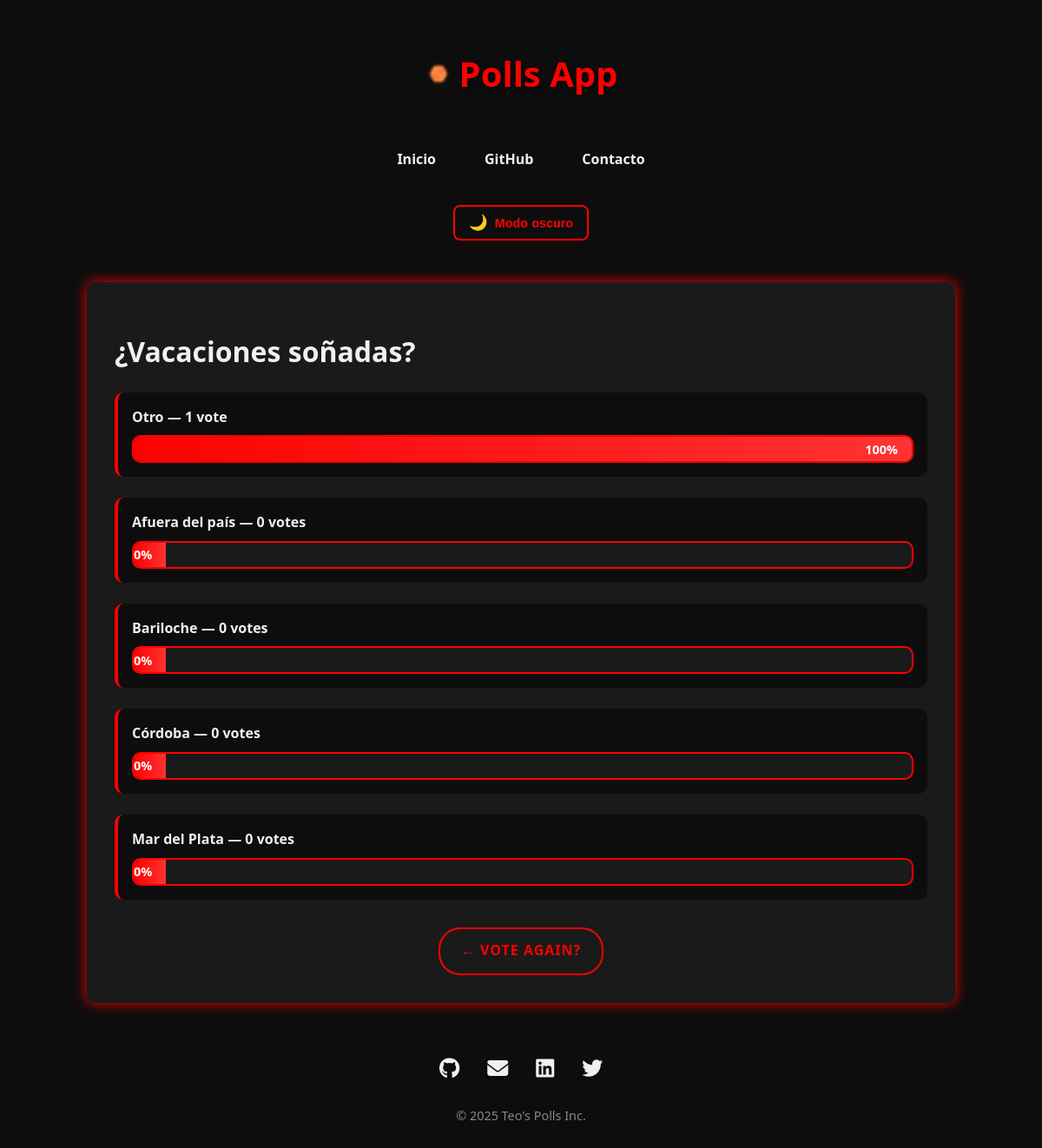
The page /polls/20/results/ on the database its author committed.
### polls/models.py (models this page shows, shortened)
class Question(models.Model):
    question_text = models.CharField(
        max_length=200,
        validators=[MinLengthValidator(10, "Question must be at least 10 characters long.")],
        help_text="Enter a clear, concise question (10-200 characters)"
    )
    pub_date = models.DateTimeField(
        "date published",
        help_text="When this question should be published"
    )
    _total_votes_cache = None
    class Meta:
        ordering = ['-pub_date']
        verbose_name = "Poll Question"
        verbose_name_plural = "Poll Questions"
    @property
    def total_votes(self):
        if hasattr(self, '_total_votes_cache') and self._total_votes_cache is not None:
            return self._total_votes_cache or 0
        return sum(choice.votes for choice in self.choices.all())

class Choice(models.Model):
    question = models.ForeignKey(
        Question,
        on_delete=models.CASCADE,
        related_name='choices'
    )
    choice_text = models.CharField(
        max_length=200,
        validators=[MinLengthValidator(2, "Choice must be at least 2 characters long.")],
        help_text="Enter a clear choice option (2-200 characters)"
    )
    votes = models.IntegerField(
        default=0,
        help_text="Number of votes this choice has received"
    )
    class Meta:
        ordering = ['-votes', 'choice_text']
        verbose_name = "Choice Option"
        verbose_name_plural = "Choice Options"
        unique_together = ['question', 'choice_text']

### polls/views.py (the view)
# urls.py: path("<int:pk>/results/", views.ResultsView.as_view(), name="results"),
class ResultsView(generic.DetailView):
    model = Question
    template_name = "polls/results.html"

### polls/templates/polls/results.html (shortened to what this page needs)
{% extends "base.html" %}
{% block content %}
<h1>{{ question.question_text }}</h1>
{% if question.choices.all %}
    <ul class="results-list">
        {% for choice in question.choices.all %}
            {% with total_votes=question.total_votes %}
                <li>
                    <div class="choice-text">
                        {{ choice.choice_text }} — {{ choice.votes }} vote{{ choice.votes|pluralize }}
                    </div>
                    <div class="progress-bar">
                        {% if total_votes > 0 %}
                            {% widthratio choice.votes total_votes 100 as percentage %}
                            <div class="progress-fill" style="width: {{ percentage }}%">
                                {{ percentage }}%
                            </div>
                        {% else %}
                            <div class="progress-fill" style="width: 0%">
                                0%
                            </div>
                        {% endif %}
                    </div>
                </li>
            {% endwith %}
        {% endfor %}
    </ul>
{% else %}
    <p>No choices available for this question.</p>
{% endif %}
<div class="vote-again">
    <a href="{% url 'polls:detail' question.id %}">← Vote again?</a>
</div>
{% endblock %}

### polls/static/polls/style.css (style rules this page uses)
:root { --bg-color: #0d0d0d; --main-color: red; --text-color: #f0f0f0; --accent-color: #1a1a1a; --highlight-color: #ff3333; }
* { box-sizing: border-box; }
body { font-family: 'Segoe UI', Tahoma, Geneva, Verdana, sans-serif; background-color: var(--bg-color); color: var(--text-color); line-height: 1.6; margin: 0; padding: 1rem; transition: background-color 0.5s, color 0.5s; opacity: 0; animation: fadeIn 0.6s ease-in-out forwards; min-height: 100vh; display: flex; flex-direction: column; }
.results-list { list-style: none; padding: 0; margin: 0; }
.results-list li { margin-bottom: 1.5rem; background-color: var(--bg-color); padding: 1rem; border-radius: 10px; border-left: 4px solid var(--main-color); }
.choice-text { font-weight: bold; margin-bottom: 0.5rem; color: var(--text-color); word-wrap: break-word; }
.progress-bar { background-color: var(--accent-color); border-radius: 10px; overflow: hidden; height: 2rem; position: relative; border: 2px solid var(--main-color); }
.progress-fill { height: 100%; background: linear-gradient(90deg, var(--main-color), var(--highlight-color)); display: flex; align-items: center; justify-content: flex-end; padding-right: 1rem; color: white; font-weight: bold; font-size: 0.9rem; transition: width 0.8s ease; min-width: fit-content; }
.vote-again { text-align: center; margin-top: 2rem; }
.vote-again a { display: inline-block; color: var(--main-color); font-weight: bold; text-decoration: none; padding: 0.8rem 1.5rem; border: 2px solid var(--main-color); border-radius: 25px; transition: all 0.3s ease; text-transform: uppercase; letter-spacing: 1px; }

### rows shown on the page
Question: question_text "¿Vacaciones soñadas?"
Choice: choice_text "Otro", votes "1", percentage "100"
Choice: choice_text "Afuera del país", votes "0"
Choice: choice_text "Bariloche", votes "0"
Choice: choice_text "Córdoba", votes "0"
Choice: choice_text "Mar del Plata", votes "0"
